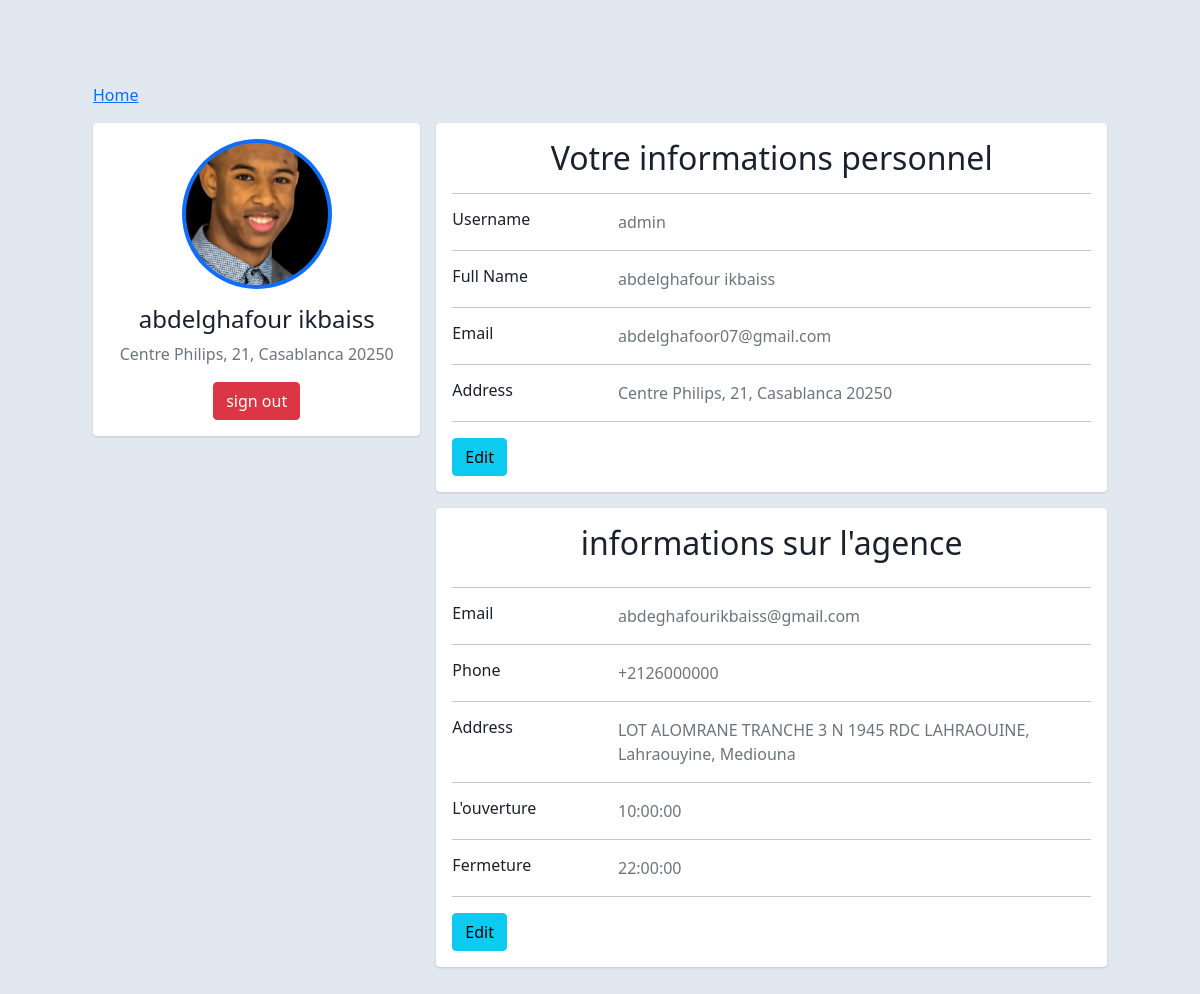
/admin/profile.php, run on the app's committed database.
### tables this page shows
CREATE TABLE `agence` (
  `id_agence` int NOT NULL AUTO_INCREMENT,
  `adresse` varchar(255) DEFAULT NULL,
  `tele` varchar(255) DEFAULT NULL,
  `email` varchar(255) DEFAULT NULL,
  `temp_debut` time DEFAULT NULL,
  `temp_fin` time DEFAULT NULL,
  PRIMARY KEY (`id_agence`)
);

### admin/profile.php (the view, shortened to what this page needs)
<?php
include("../connexion.php");
$req1="SELECT * FROM admin ";
$req2="SELECT * FROM agence ";
$stet1=$con->prepare($req1);
$stet2=$con->prepare($req2);
$stet1->execute();
$stet2->execute();
$table1=$stet1->fetch(PDO::FETCH_ASSOC);
$table2=$stet2->fetch(PDO::FETCH_ASSOC);
?>
<!DOCTYPE html>
<html lang="en">
<head>
    <link rel="stylesheet" href="../css/bootstrap.css">
    <link rel="stylesheet" href="../styles/profile.css">
</head>
<body >
    <div class="container p-5">
        <div class="main-body">
              <nav aria-label="breadcrumb" class="main-breadcrumb">
                <ol class="breadcrumb">
                  <li class="breadcrumb-item"><a href="dashbord.php ">Home</a></li>
                </ol>
              </nav>
              <div class="row gutters-sm">
                <div class="col-md-4 mb-3">
                  <div class="card">
                    <div class="card-body">
                      <div class="d-flex flex-column align-items-center text-center">
                        <img src="../icon/image/<?=$table1['photo']?>" alt="Admin" class="rounded-circle p-1 bg-primary" width="150">
                        <div class="mt-3">
                          <h4><?=$table1['nom_complet']?> </h4>
                          <p class="text-muted font-size-sm"><?=$table1['adresse']?> </p>
                        </div>
                        <form  orm action="" method="post">
                          <button type="submit" name="signout" class="btn btn-danger" > sign out</button>
                        </form>
                      </div>
                    </div>
                  </div>
                </div>
                <div class="col-md-8">
                  <div class="card mb-3">
                    <div class="card-body">
                      <h2 class="text-center mb-2">Votre informations personnel</h2>
                      <hr>
                      <div class="row">
                        <div class="col-sm-3">
                          <h6 class="mb-0">Username</h6>
                        </div>
                        <div class="col-sm-9 text-secondary">
                        <?=$table1['username']?>
                        </div>
                      </div>
                      <hr>
                      <div class="row">
                        <div class="col-sm-3">
                          <h6 class="mb-0">Full Name</h6>
                        </div>
                        <div class="col-sm-9 text-secondary">
                        <?=$table1['nom_complet']?>
                        </div>
                      </div>
                      <hr>
                      <div class="row">
                        <div class="col-sm-3">
                          <h6 class="mb-0">Email</h6>
                        </div>
                        <div class="col-sm-9 text-secondary">
                        <?=$table1['email']?>
                        </div>
                      </div>
                      <hr>
                      <div class="row">
                        <div class="col-sm-3">
                          <h6 class="mb-0">Address</h6>
                        </div>
                        <div class="col-sm-9 text-secondary">
                        <?=$table1['adresse']?>                        </div>
                      </div>
                      <hr>
                      <div class="row">
                        <div class="col-sm-12">
                          <a class="btn btn-info " target="__blank" href="edite_profile.php">Edit</a>
                        </div>
                      </div>
                    </div>
                  </div>
                <div class="col-md-12">
                  <div class="card mb-3">
                    <div class="card-body">
                      <div class="row">
                        <h2 class="text-center mb-2">informations sur l'agence</h2>
                      </div>
                      <hr >
                      <div class="row">
                        <div class="col-sm-3">
                          <h6 class="mb-0">Email</h6>
                        </div>
                        <div class="col-sm-9 text-secondary">
                        <?=$table2['email']?>
                      </div>
                      </div>
                      <hr>
                      <div class="row">
                        <div class="col-sm-3">
                          <h6 class="mb-0">Phone</h6>
                        </div>
                        <div class="col-sm-9 text-secondary">
                        <?=$table2['tele']?>
                      </div>
                      </div>
                      <hr>
                      <div class="row">
                        <div class="col-sm-3">
                          <h6 class="mb-0">Address</h6>
                        </div>
                        <div class="col-sm-9 text-secondary">
                        <?=$table2['adresse']?>
                        </div>
                      </div>
                      <hr>
                      <div class="row">
                        <div class="col-sm-3">
                          <h6 class="mb-0">L'ouverture</h6>
                        </div>
                        <div class="col-sm-9 text-secondary">
                        <?=$table2['temp_debut']?>
                        </div>
                      </div>
                      <hr>
                      <div class="row">
                        <div class="col-sm-3">
                          <h6 class="mb-0">Fermeture</h6>
                        </div>
                        <div class="col-sm-9 text-secondary">
                        <?=$table2['temp_fin']?>
                        </div>
                      </div>
                      <hr>
                      <div class="row">
                        <div class="col-sm-12">
                          <a class="btn btn-info " target="__blank" href="Modifer_agence.php ">Edit</a>
                        </div>
                      </div>
                    </div>
                  </div>
                </div>
              </div>
            </div>
        </div>
</body>
</html>

### styles/profile.css (style rules this page uses)
body { margin-top:20px; color: #1a202c; text-align: left; background-color: #e2e8f0; }
.main-body { padding: 15px; }
.card { box-shadow: 0 1px 3px 0 rgba(0,0,0,.1), 0 1px 2px 0 rgba(0,0,0,.06); }
.card { position: relative; display: flex; flex-direction: column; min-width: 0; word-wrap: break-word; background-color: #fff; background-clip: border-box; border: 0 solid rgba(0,0,0,.125); border-radius: .25rem; }
.card-body { flex: 1 1 auto; min-height: 1px; padding: 1rem; }
.gutters-sm { margin-right: -8px; margin-left: -8px; }
.gutters-sm>.col, .gutters-sm>[class*=col-] { padding-right: 8px; padding-left: 8px; }
.mb-3, .my-3 { margin-bottom: 1rem!important; }

### data on the page
agence: email "abdeghafourikbaiss@gmail.com", tele "+2126000000", adresse "LOT ALOMRANE TRANCHE 3 N 1945 RDC LAHRAOUINE, Lahraouyine, Mediouna", temp_debut "10:00:00", temp_fin "22:00:00"

### other printed values
$table1['nom_complet'] "abdelghafour ikbaiss"
$table1['adresse'] "Centre Philips, 21, Casablanca 20250"
$table1['username'] "admin"
$table1['email'] "abdelghafoor07@gmail.com"
